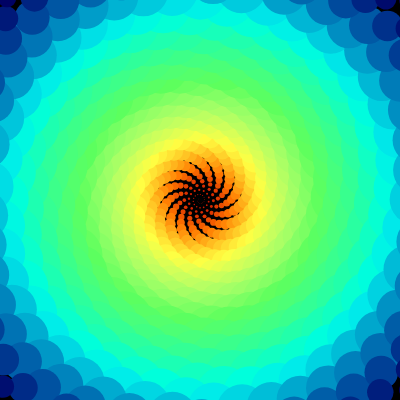
Frame 1 (no input)
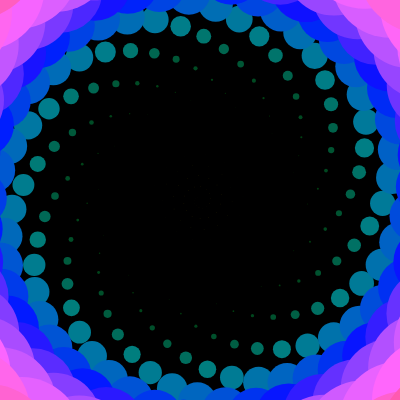
Frame 60 (no input)
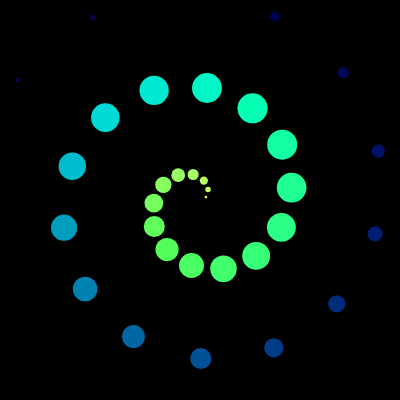
Frame 120 (the mouse pressed at the canvas centre since frame 60)

The p5.js sketch that drew these frames (run headless with seeded random() and noise() and a simulated clock; from frame 60 on, the mouse is pressed at the canvas centre):

// p5.js sketch
// ── sketch.js
/*
  Inspired (typed, commented and changed. *psssst) by
    https://www.youtube.com/watch?v=RrSOv9FH6uo

  inspiration + explanation for golden ratio: 
    Numberphile - The Golden Ratio (why it is so irrational)
    https://www.youtube.com/watch?v=sj8Sg8qnjOg
*/

function setup() {
  const size = min(400);
  createCanvas(size, size);
  noStroke();

  //color
  colorMode(HSL, 1);
}


function cosn(v) { // noramlisierte cosinus funktion. 
  return sin(v * TWO_PI) * 0.5 + 0.5 //geht hoch, damit diese von oben nach unten geht und nicht wieder von unten nach oben wird innvertierte cos genutzt.
}
function invCosn(v) { //invertierte Cosinus Funktion 
  return 1 - cosn(v);
}

const spirale = 3;
const dotSize = 0.505; //größe der punkte
const radius = Math.sqrt(0.5) + dotSize; // größe der kreise + DotSize damit der Kreis von der mitte aus startet
const PHI = (1 + Math.sqrt(5)) / spirale; //phi = irationale nummer, daraus quadratwurzel aus (5)

let t;   // zeit3
const frames = 600; //frames

function draw() {

  t = fract(frameCount / frames); // fractional  wie viele Frames zum rendern, wird zum animieren benutzt
  //t = mouseX / width; per Maus steuern zum testen
  // X Y resize
  scale(width, height);
  background(0);
  fill(1);
  //polar koordinaten 

  //mehrere kreise in einem Kreis angeordnet
  const count = 3000 * invCosn(t); //anzahl der einzelnen Kreise * time (animation)
    //loop
  for (let i=0; i < count; i++) {

  // Kreise
    const f = i / count; // fraction
    const a = i / PHI; // anordnung im Kreis/spirale = PI oder PHI
    const dist = f * radius; // distance = fraction * radius
    const x = 0.5 + cos(a * TWO_PI) * dist;
    const y = 0.5 + sin(a * TWO_PI) * dist;
    const sig = pow(cosn(f + t * 6), 1.3);  // Signal für weniger Punkte in der mitte, fraction + time 
    const r = sig * f * dotSize;

    const hue = fract(f * 1.15 + t); //Farbe über zeit ändern. 
    const sat = 1;
    const light = 0.6 * sig + 0.1; 
    const clr = color(hue, sat, light);
    fill(clr);

    circle(x, y, r);
  }
}
